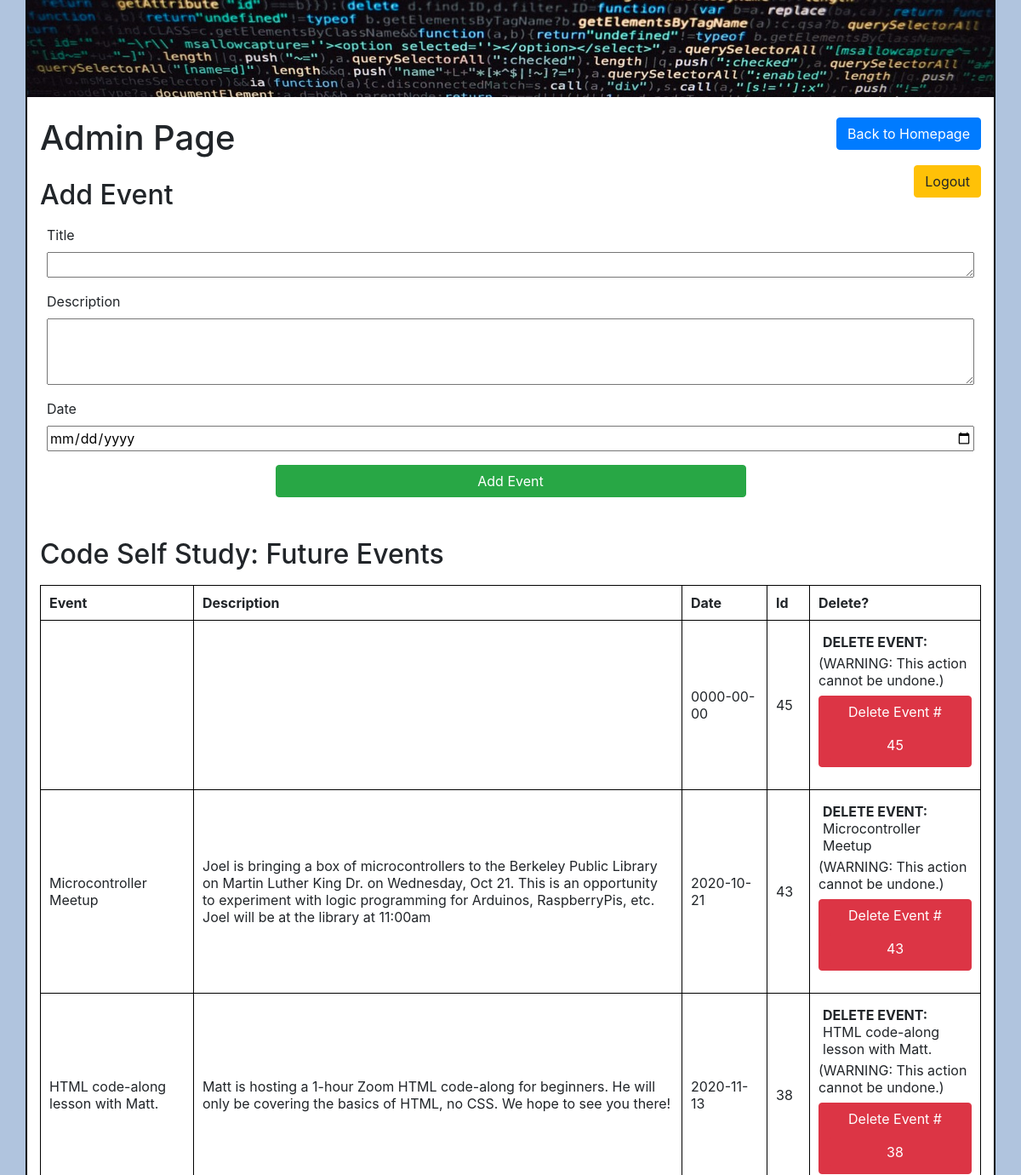
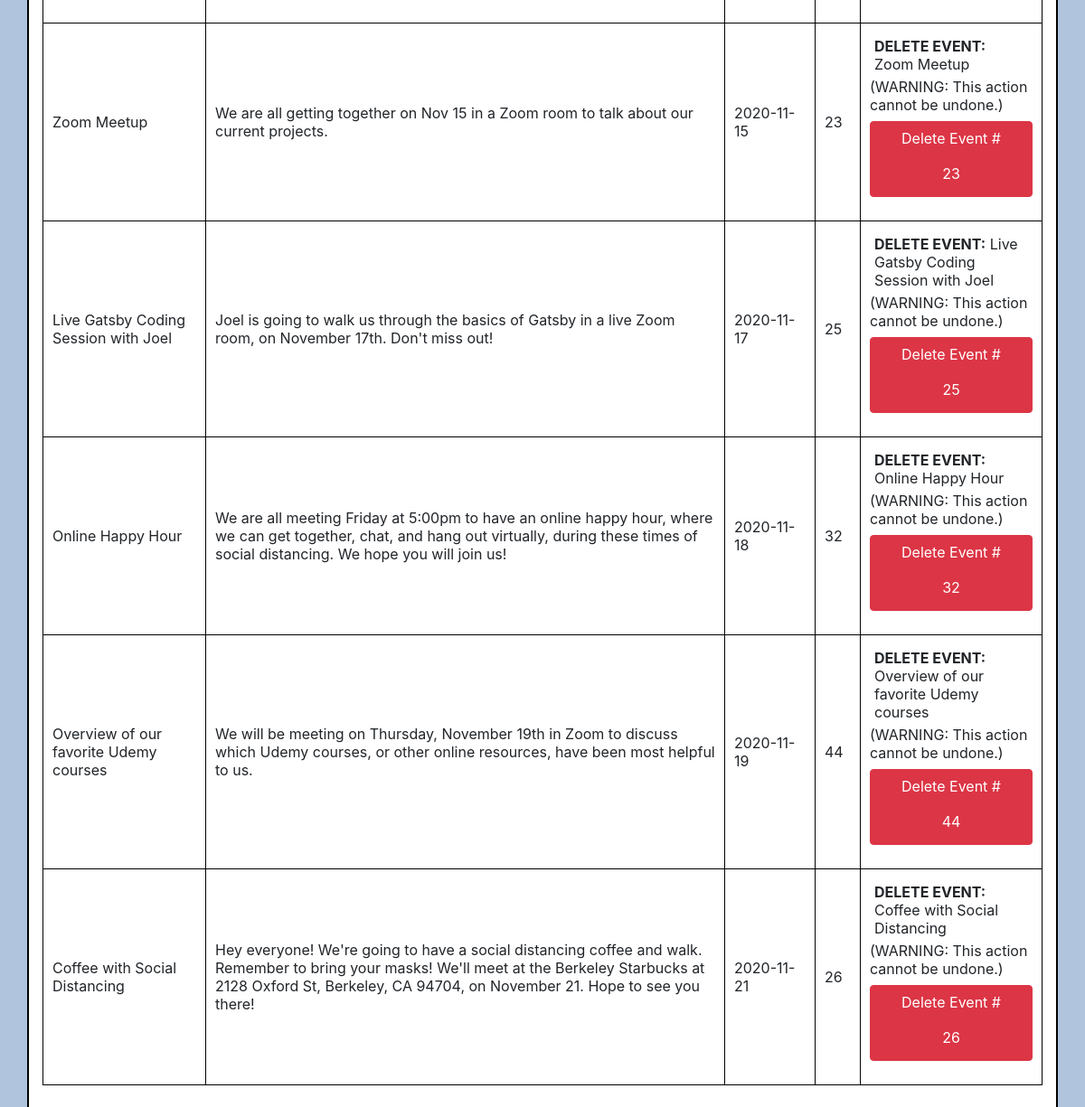
The app's page /admin.php (signed in) with its own data (2 pictures, top to bottom).
### tables this page shows
CREATE TABLE `events` (
  `title` varchar(100) NOT NULL,
  `description` varchar(1000) NOT NULL,
  `id` int(11) NOT NULL,
  `date` date NOT NULL
);

### admin.php (the view, shortened to what this page needs)
<?php
if (!isset($_SESSION['username']))
{
  header('Location: index.php');
  console_log($_SESSION['username']);
  console_log('work');
  exit();
} else {
?>
  <!DOCTYPE html>
  <html lang="en">
  <head>
    <link rel="stylesheet" href="hv.css">
    <link rel="stylesheet" href="https://stackpath.bootstrapcdn.com/bootstrap/4.5.2/css/bootstrap.min.css">
  </head>
  <body class='container'>
  <div class="row pb-4">
    <img class="img-fluid" src="coding-banner.jpg" alt="Coding Banner">
  </div>
  <a href="index.php">
    <div class='btn btn-primary mb-3 float-right'>
      Back to Homepage
    </div>
  </a>
  <h1>Admin Page</h1>
  <a class='btn btn-warning float-right mb-3' href="logout.php">Logout</a>
  <div class="pb-4 text-center">
    <form class='admin-form w-100' method="POST" action="addEvent.php" autocomplete='off'>
      <h2 class="text-left pt-3">Add Event</h2>
      <div>
        <div class="p-2 text-left">
          <label for="title">Title</label><br/>
          <textarea class="w-100" rows="1" cols="50" type="text" name="title"></textarea><br />
        </div>
        <div class='p-2 text-left'>
          <label for="description">Description</label><br/>
          <textarea class="w-100" rows="3" cols="50" type="text" name="description" /></textarea><br />
        </div>
        <div class='p-2 mb-2 text-left'>
          <label for="date">Date</label><br/>
          <input class="w-100" type="date" name="date" /> <br />
        </div>
      </div>
      <div class='pb-2 w-100 text-center'>
        <input class='w-50 btn btn-success' type="submit" name="submit" id="submit" value="Add Event" />
      </div>
    </form>
  </div>
  <h2 class="mb-3">Code Self Study: Future Events</h2>
  <?php
    $conn = OpenCon();
    $sql = "SELECT title, description, date, id FROM events ORDER BY date ASC";
    $result = $conn->query($sql);
    if ($result->num_rows > 0) {
      echo "
        <div class='pb-4'>
          <table class='event-table'>
            <tr>
              <th class='event-table-event-header'>Event</th>
              <th>Description</th>
              <th class='event-table-date-header'>Date</th>
              <th class='event-table-id'>Id</th>
              <th>Delete?</th>
            </tr>";
      while($row = $result->fetch_assoc())
      {
        echo "
          <tr>
            <td>"
              . $row["title"] .
            "</td>
            <td>"
              . $row["description"] .
            "</td>
            <td>"
              . $row["date"] .
            "</td>
            <td>"
              . $row["id"] .
            "</td>
            <td>
              <form class='admin-form-delete' method='POST' action='deleteEvent.php'>
                <div class='admin-form-delete-text'><strong>DELETE EVENT:</strong> " . $row['title'] . "</div>
                <div class='mb-2'>(WARNING: This action cannot be undone.)</div>
                <div class='btn btn-danger'>
                  <label for='delete'>Delete Event #</label>
                  <input class='w-100 btn btn-danger' type='submit' name='delete' id='delete' value='" . $row['id'] . "' />
                </div>
              </form>
            </td>
          </tr>";
      }
      echo "
          </table>
        </div>
      ";
    } else {
      echo "0 results";
    }
  ?>
  </body>
  </html>
<?php
}
?>

### hv.css (style rules this page uses)
html { background-color: lightsteelblue; font-family: Tahoma, sans-serif; }
body { border-left: 2px solid black; border-right: 2px solid black; }
table td, table th { padding: 10px; }
.admin-form-delete { width: 180px; }
.admin-form-delete-text { padding: 5px; }
.event-table { border: 1px solid black; border-collapse: collapse; }
.event-table td, .event-table th { border: 1px solid black; }
.event-table-event-header { width: 180px; }
.event-table-date-header { width: 100px; }
.event-table-id { width: 50px; }

### records on screen
events: date "0000-00-00", id "45", delete "45"
events: title "Microcontroller Meetup", description "Joel is bringing a box of microcontrollers to the Berkeley Public Library on Martin Luther King Dr. on Wednesday, Oct 21. This is an opportunity to experiment with logic programming for Arduinos, RaspberryPis, etc. Joel will be at the library at 11:00am", date "2020-10-21", id "43", delete "43"
events: title "HTML code-along lesson with Matt.", description "Matt is hosting a 1-hour Zoom HTML code-along for beginners. He will only be covering the basics of HTML, no CSS. We hope to see you there!", date "2020-11-13", id "38", delete "38"
events: title "Zoom Meetup", description "We are all getting together on Nov 15 in a Zoom room to talk about our current projects.", date "2020-11-15", id "23", delete "23"
events: title "Live Gatsby Coding Session with Joel", description "Joel is going to walk us through the basics of Gatsby in a live Zoom room, on November 17th. Don't miss out!", date "2020-11-17", id "25", delete "25"
events: title "Online Happy Hour", description "We are all meeting Friday at 5:00pm to have an online happy hour, where we can get together, chat, and hang out virtually, during these times of social distancing. We hope you will join us!", date "2020-11-18", id "32", delete "32"
events: title "Overview of our favorite Udemy courses", description "We will be meeting on Thursday, November 19th in Zoom to discuss which Udemy courses, or other online resources, have been most helpful to us.", date "2020-11-19", id "44", delete "44"
events: title "Coffee with Social Distancing", description "Hey everyone! We're going to have a social distancing coffee and walk. Remember to bring your masks! We'll meet at the Berkeley Starbucks at 2128 Oxford St, Berkeley, CA 94704, on November 21. Hope to see you there!", date "2020-11-21", id "26", delete "26"
